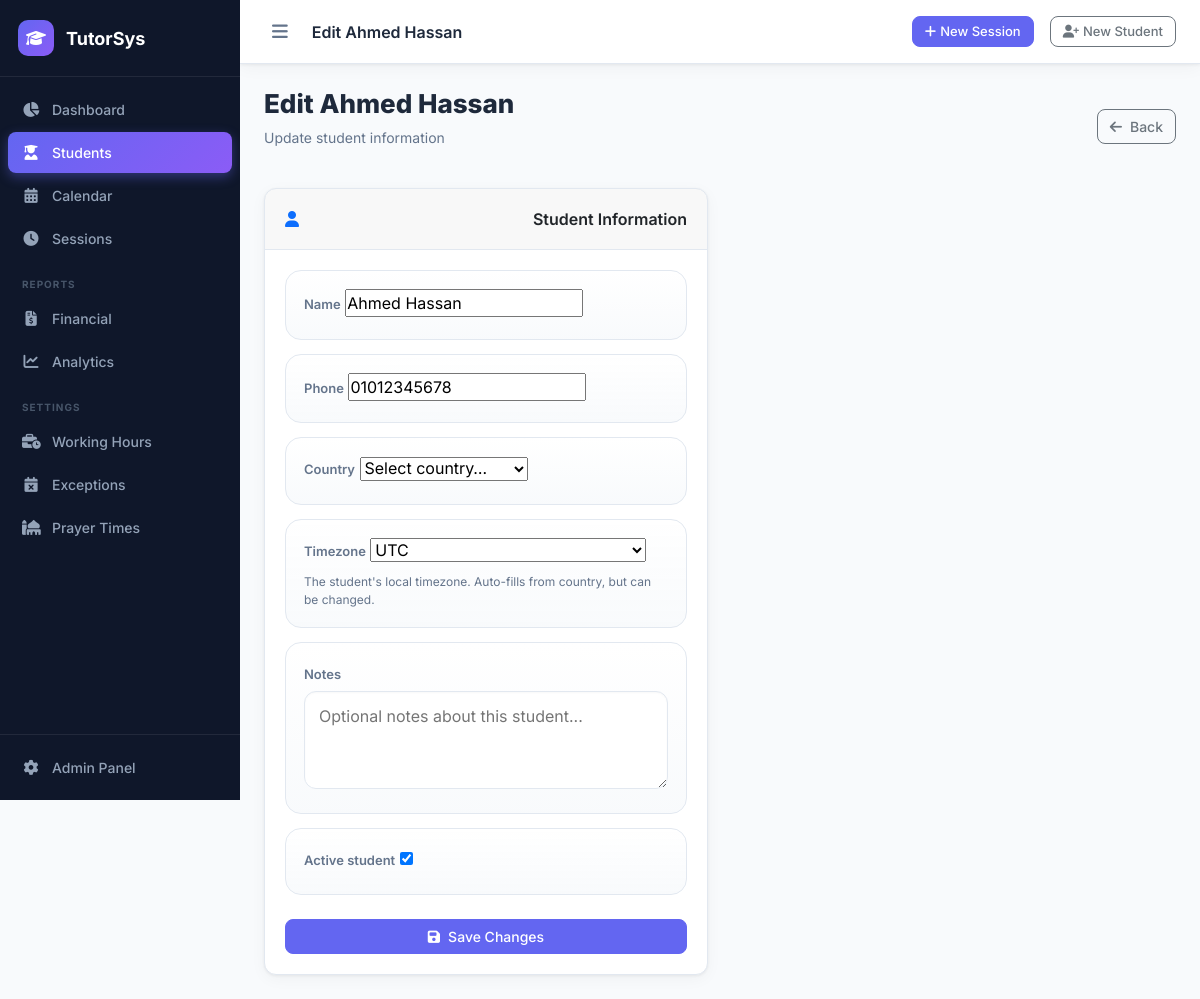
Page /students/1/edit/ on the committed database.
### scheduler/models.py (models this page shows, shortened)
class Student(models.Model):
    name = models.CharField(max_length=200)
    phone = models.CharField(max_length=20, blank=True)
    notes = models.TextField(blank=True)
    country = models.CharField(max_length=100, blank=True)
    timezone = models.CharField(max_length=64, default='UTC')
    created_at = models.DateTimeField(auto_now_add=True)
    is_active = models.BooleanField(default=True)

### scheduler/views.py (the view)
# urls.py: path('students/<int:pk>/edit/', views.student_edit, name='student_edit'),
def student_edit(request, pk):
    student = get_object_or_404(Student, pk=pk)
    if request.method == 'POST':
        form = StudentForm(request.POST, instance=student)
        if form.is_valid():
            form.save()
            messages.success(request, _('Student updated.'))
            return redirect('scheduler:student_detail', pk=student.pk)
    else:
        form = StudentForm(instance=student)
    return render(request, 'scheduler/student_form.html', {'form': form, 'title': _('Edit %(name)s') % {'name': student.name}, 'student': student, 'country_timezone_map_json': json.dumps(COUNTRY_TIMEZONE_MAP)})

### scheduler/forms.py (shortened to what this page needs)
class StudentForm(forms.ModelForm):
    country = forms.ChoiceField(choices=COUNTRY_CHOICES, required=True, label=_('Country'))
    timezone = forms.ChoiceField(choices=TIMEZONE_CHOICES, initial='Africa/Cairo', help_text=_('The student\'s local timezone. Auto-fills from country, but can be changed.'), label=_('Timezone'))
    class Meta:
        model = Student
        fields = ['name', 'phone', 'country', 'timezone', 'notes', 'is_active']
        widgets = {
            'name': forms.TextInput(attrs={'placeholder': _('Student full name')}),
            'phone': forms.TextInput(attrs={'placeholder': _('+20 10...')}),
            'notes': forms.Textarea(attrs={'rows': 3, 'placeholder': _('Optional notes about this student...')}),
        }
        labels = {'is_active': _('Active student')}

### templates/scheduler/student_form.html (shortened to what this page needs)
{% extends "base.html" %}
{% block page_title %}{{ title }}{% endblock %}
{% block content %}
<div class="page-header">
    <div>
        <h1>{{ title }}</h1>
        <p>{% if student %}Update student information{% else %}Add a new student and their subscription{% endif %}</p>
    </div>
    <a href="{% url 'scheduler:student_list' %}" class="btn btn-outline-secondary">
        <i class="fas fa-arrow-left me-2"></i>Back
    </a>
</div>
<form method="post" class="row g-4 form-shell">
    <div class="col-lg-6">
        <div class="card h-100">
            <div class="card-header"><i class="fas fa-user me-2 text-primary"></i>Student Information</div>
            <div class="card-body">
                <div class="field-grid">
                    {% for field in form %}
                    <div class="field-card">
                        <label class="form-label" for="{{ field.id_for_label }}">{{ field.label }}</label>
                        {{ field }}
                        {% if field.help_text %}<div class="field-help">{{ field.help_text }}</div>{% endif %}
                    </div>
                    {% endfor %}
                </div>
                {% if not sub_form %}
                <button type="submit" class="btn btn-primary w-100 mt-4">
                    <i class="fas fa-save me-2"></i>Save Changes
                </button>
                {% endif %}
            </div>
        </div>
    </div>
</form>
{% endblock %}

### static/css/main.css (style rules this page uses)
:root { --primary: #6366f1; --primary-dark: #4f46e5; --primary-light: #e0e7ff; --secondary: #8b5cf6; --success: #10b981; --warning: #f59e0b; --danger: #ef4444; --sidebar-bg: #0f172a; --sidebar-width: 240px; --topbar-height: 64px; --bg: #f8fafc; --surface: #ffffff; --border: #e2e8f0; --text: #1e293b; --text-muted: #64748b; --radius: 12px; --shadow: 0 1px 3px rgba(0,0,0,.06), 0 4px 16px rgba(0,0,0,.04); --shadow-md: 0 4px 12px rgba(0,0,0,.1); }
* { box-sizing: border-box; margin: 0; padding: 0; }
body { font-family: 'Inter', sans-serif; background: var(--bg); color: var(--text); display: flex; min-height: 100vh; overflow-x: hidden; }
.card { background: var(--surface); border: 1px solid var(--border); border-radius: var(--radius); box-shadow: var(--shadow); overflow: hidden; }
.card-header { padding: 18px 20px; border-bottom: 1px solid var(--border); font-weight: 600; display: flex; align-items: center; justify-content: space-between; }
.card-body { padding: 20px; }
.btn { border-radius: 8px; font-weight: 500; font-size: 14px; transition: all .15s; }
.btn-primary { background: var(--primary); border-color: var(--primary); }
.form-label { font-size: 13px; font-weight: 600; color: var(--text-muted); margin-bottom: 6px; }
.page-header { display: flex; align-items: center; justify-content: space-between; margin-bottom: 24px; }
.page-header h1 { font-size: 26px; font-weight: 800; color: var(--text); }
.page-header p { color: var(--text-muted); font-size: 14px; margin-top: 2px; }

### templates/scheduler/student_form.html (style rules this page uses)
.form-shell .form-control, .form-shell .form-select, .form-shell textarea, .form-shell input[type="date"], .form-shell input[type="time"], .form-shell input[type="datetime-local"], .form-shell input[type="number"] { width: 100%; min-height: 48px; padding: 12px 14px; border-radius: 12px; border: 1px solid var(--border); background: var(--surface); color: var(--text); box-shadow: inset 0 1px 2px rgba(15, 23, 42, .03); }
.form-shell textarea { resize: vertical; }
.form-shell .field-grid { display: grid; gap: 14px; }
.form-shell .field-card { background: linear-gradient(180deg, rgba(255,255,255,.92), rgba(248,250,252,.96)); border: 1px solid var(--border); border-radius: 16px; padding: 18px; }
.form-shell .field-help { font-size: 12px; color: var(--text-muted); margin-top: 6px; }

### rows in the picture
Student: form "Ahmed Hassan" "01012345678" "Select country…" "UTC" "☑"

### other values in the picture
{{ title }} "Edit Ahmed Hassan"
{{ field.label }} "Name" "Phone" "Country" "Timezone" "Notes" "Active student"
{{ field.help_text }} "The student's local timezone. Auto-fills from country, but can be changed."
